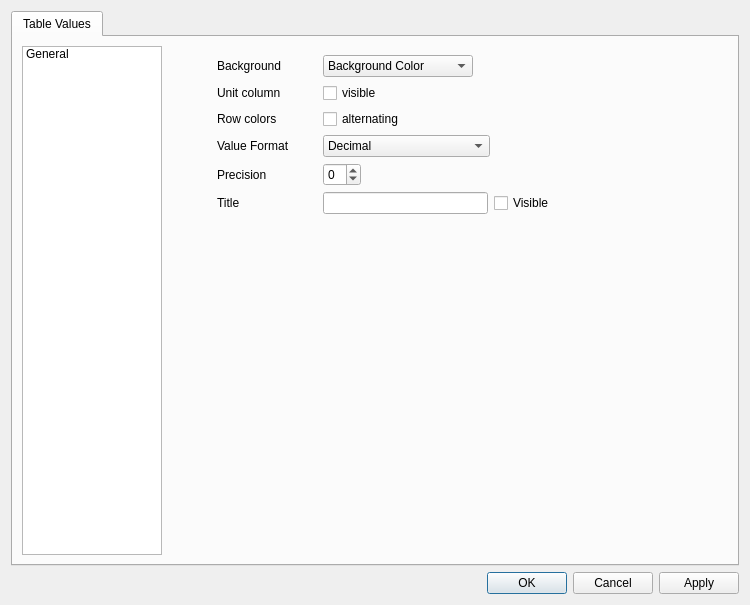
<?xml version="1.0" encoding="UTF-8"?>
<ui version="4.0">
 <class>thoht::TableValuesEditor</class>
 <widget class="QDialog" name="thoht::TableValuesEditor">
  <property name="geometry">
   <rect>
    <x>0</x>
    <y>0</y>
    <width>750</width>
    <height>605</height>
   </rect>
  </property>
  <property name="minimumSize">
   <size>
    <width>750</width>
    <height>550</height>
   </size>
  </property>
  <property name="windowTitle">
   <string>Table Values</string>
  </property>
  <layout class="QVBoxLayout" name="verticalLayout_2">
   <item>
    <widget class="QTabWidget" name="tabWidget">
     <property name="currentIndex">
      <number>0</number>
     </property>
     <widget class="QWidget" name="tab">
      <attribute name="title">
       <string>Table Values</string>
      </attribute>
      <layout class="QHBoxLayout" name="horizontalLayout_4">
       <item>
        <widget class="QListWidget" name="listWidget">
         <property name="minimumSize">
          <size>
           <width>140</width>
           <height>0</height>
          </size>
         </property>
         <property name="maximumSize">
          <size>
           <width>140</width>
           <height>16777215</height>
          </size>
         </property>
         <property name="editTriggers">
          <set>QAbstractItemView::NoEditTriggers</set>
         </property>
         <property name="currentRow">
          <number>-1</number>
         </property>
         <item>
          <property name="text">
           <string>General</string>
          </property>
         </item>
        </widget>
       </item>
       <item>
        <widget class="QStackedWidget" name="stackedWidget">
         <widget class="QWidget" name="page">
          <layout class="QVBoxLayout" name="verticalLayout">
           <item>
            <layout class="QHBoxLayout" name="horizontalLayout_9">
             <item>
              <spacer name="horizontalSpacer_4">
               <property name="orientation">
                <enum>Qt::Horizontal</enum>
               </property>
               <property name="sizeType">
                <enum>QSizePolicy::Fixed</enum>
               </property>
               <property name="sizeHint" stdset="0">
                <size>
                 <width>40</width>
                 <height>20</height>
                </size>
               </property>
              </spacer>
             </item>
             <item>
              <widget class="QLabel" name="label_8">
               <property name="minimumSize">
                <size>
                 <width>100</width>
                 <height>0</height>
                </size>
               </property>
               <property name="text">
                <string>Background</string>
               </property>
              </widget>
             </item>
             <item>
              <widget class="QComboBox" name="backgroundComboBox">
               <property name="minimumSize">
                <size>
                 <width>150</width>
                 <height>0</height>
                </size>
               </property>
               <item>
                <property name="text">
                 <string>Background Color</string>
                </property>
               </item>
               <item>
                <property name="text">
                 <string>Transparent</string>
                </property>
               </item>
              </widget>
             </item>
             <item>
              <spacer name="horizontalSpacer_6">
               <property name="orientation">
                <enum>Qt::Horizontal</enum>
               </property>
               <property name="sizeHint" stdset="0">
                <size>
                 <width>40</width>
                 <height>20</height>
                </size>
               </property>
              </spacer>
             </item>
            </layout>
           </item>
           <item>
            <layout class="QHBoxLayout" name="horizontalLayout">
             <property name="topMargin">
              <number>0</number>
             </property>
             <item>
              <spacer name="horizontalSpacer_2">
               <property name="orientation">
                <enum>Qt::Horizontal</enum>
               </property>
               <property name="sizeType">
                <enum>QSizePolicy::Fixed</enum>
               </property>
               <property name="sizeHint" stdset="0">
                <size>
                 <width>40</width>
                 <height>20</height>
                </size>
               </property>
              </spacer>
             </item>
             <item>
              <widget class="QLabel" name="label">
               <property name="minimumSize">
                <size>
                 <width>100</width>
                 <height>0</height>
                </size>
               </property>
               <property name="text">
                <string>Unit column</string>
               </property>
              </widget>
             </item>
             <item>
              <widget class="QCheckBox" name="unitVisibleCheckBox">
               <property name="text">
                <string>visible</string>
               </property>
              </widget>
             </item>
             <item>
              <spacer name="horizontalSpacer">
               <property name="orientation">
                <enum>Qt::Horizontal</enum>
               </property>
               <property name="sizeHint" stdset="0">
                <size>
                 <width>40</width>
                 <height>20</height>
                </size>
               </property>
              </spacer>
             </item>
            </layout>
           </item>
           <item>
            <layout class="QHBoxLayout" name="horizontalLayout_2">
             <property name="topMargin">
              <number>0</number>
             </property>
             <item>
              <spacer name="horizontalSpacer_5">
               <property name="orientation">
                <enum>Qt::Horizontal</enum>
               </property>
               <property name="sizeType">
                <enum>QSizePolicy::Fixed</enum>
               </property>
               <property name="sizeHint" stdset="0">
                <size>
                 <width>40</width>
                 <height>20</height>
                </size>
               </property>
              </spacer>
             </item>
             <item>
              <widget class="QLabel" name="label_2">
               <property name="minimumSize">
                <size>
                 <width>100</width>
                 <height>0</height>
                </size>
               </property>
               <property name="text">
                <string>Row colors</string>
               </property>
              </widget>
             </item>
             <item>
              <widget class="QCheckBox" name="alternatingRowColorsCheckBox">
               <property name="text">
                <string>alternating</string>
               </property>
              </widget>
             </item>
             <item>
              <spacer name="horizontalSpacer_3">
               <property name="orientation">
                <enum>Qt::Horizontal</enum>
               </property>
               <property name="sizeHint" stdset="0">
                <size>
                 <width>40</width>
                 <height>20</height>
                </size>
               </property>
              </spacer>
             </item>
            </layout>
           </item>
           <item>
            <layout class="QHBoxLayout" name="horizontalLayout_3">
             <property name="topMargin">
              <number>0</number>
             </property>
             <item>
              <spacer name="horizontalSpacer_8">
               <property name="orientation">
                <enum>Qt::Horizontal</enum>
               </property>
               <property name="sizeType">
                <enum>QSizePolicy::Fixed</enum>
               </property>
               <property name="sizeHint" stdset="0">
                <size>
                 <width>40</width>
                 <height>20</height>
                </size>
               </property>
              </spacer>
             </item>
             <item>
              <widget class="QLabel" name="label_3">
               <property name="minimumSize">
                <size>
                 <width>100</width>
                 <height>0</height>
                </size>
               </property>
               <property name="text">
                <string>Value Format</string>
               </property>
              </widget>
             </item>
             <item>
              <widget class="QComboBox" name="valueFormatComboBox">
               <property name="minimumSize">
                <size>
                 <width>150</width>
                 <height>0</height>
                </size>
               </property>
               <item>
                <property name="text">
                 <string>Decimal</string>
                </property>
               </item>
               <item>
                <property name="text">
                 <string>Hexadecimal 32bits</string>
                </property>
               </item>
               <item>
                <property name="text">
                 <string>Hexadecimal 16bits LSB</string>
                </property>
               </item>
               <item>
                <property name="text">
                 <string>Hexadecimal 16bits MSB</string>
                </property>
               </item>
               <item>
                <property name="text">
                 <string>Time from secs</string>
                </property>
               </item>
              </widget>
             </item>
             <item>
              <spacer name="horizontalSpacer_7">
               <property name="orientation">
                <enum>Qt::Horizontal</enum>
               </property>
               <property name="sizeHint" stdset="0">
                <size>
                 <width>40</width>
                 <height>20</height>
                </size>
               </property>
              </spacer>
             </item>
            </layout>
           </item>
           <item>
            <layout class="QHBoxLayout" name="horizontalLayout_5">
             <property name="topMargin">
              <number>0</number>
             </property>
             <item>
              <spacer name="horizontalSpacer_10">
               <property name="orientation">
                <enum>Qt::Horizontal</enum>
               </property>
               <property name="sizeType">
                <enum>QSizePolicy::Fixed</enum>
               </property>
               <property name="sizeHint" stdset="0">
                <size>
                 <width>40</width>
                 <height>20</height>
                </size>
               </property>
              </spacer>
             </item>
             <item>
              <widget class="QLabel" name="label_4">
               <property name="minimumSize">
                <size>
                 <width>100</width>
                 <height>0</height>
                </size>
               </property>
               <property name="text">
                <string>Precision</string>
               </property>
              </widget>
             </item>
             <item>
              <widget class="QSpinBox" name="precisionSpinBox">
               <property name="minimum">
                <number>-1</number>
               </property>
               <property name="maximum">
                <number>4</number>
               </property>
              </widget>
             </item>
             <item>
              <spacer name="horizontalSpacer_9">
               <property name="orientation">
                <enum>Qt::Horizontal</enum>
               </property>
               <property name="sizeHint" stdset="0">
                <size>
                 <width>40</width>
                 <height>20</height>
                </size>
               </property>
              </spacer>
             </item>
            </layout>
           </item>
           <item>
            <layout class="QHBoxLayout" name="horizontalLayout_6">
             <property name="topMargin">
              <number>0</number>
             </property>
             <item>
              <spacer name="horizontalSpacer_12">
               <property name="orientation">
                <enum>Qt::Horizontal</enum>
               </property>
               <property name="sizeType">
                <enum>QSizePolicy::Fixed</enum>
               </property>
               <property name="sizeHint" stdset="0">
                <size>
                 <width>40</width>
                 <height>20</height>
                </size>
               </property>
              </spacer>
             </item>
             <item>
              <widget class="QLabel" name="label_5">
               <property name="minimumSize">
                <size>
                 <width>100</width>
                 <height>0</height>
                </size>
               </property>
               <property name="text">
                <string>Title</string>
               </property>
              </widget>
             </item>
             <item>
              <widget class="QLineEdit" name="titleLineEdit">
               <property name="minimumSize">
                <size>
                 <width>150</width>
                 <height>0</height>
                </size>
               </property>
              </widget>
             </item>
             <item>
              <widget class="QCheckBox" name="titleVisibleCheckBox">
               <property name="text">
                <string>Visible</string>
               </property>
              </widget>
             </item>
             <item>
              <spacer name="horizontalSpacer_11">
               <property name="orientation">
                <enum>Qt::Horizontal</enum>
               </property>
               <property name="sizeHint" stdset="0">
                <size>
                 <width>40</width>
                 <height>20</height>
                </size>
               </property>
              </spacer>
             </item>
            </layout>
           </item>
           <item>
            <spacer name="verticalSpacer">
             <property name="orientation">
              <enum>Qt::Vertical</enum>
             </property>
             <property name="sizeHint" stdset="0">
              <size>
               <width>20</width>
               <height>40</height>
              </size>
             </property>
            </spacer>
           </item>
          </layout>
         </widget>
         <widget class="QWidget" name="page_2"/>
        </widget>
       </item>
      </layout>
     </widget>
    </widget>
   </item>
   <item>
    <widget class="QDialogButtonBox" name="buttonBox">
     <property name="orientation">
      <enum>Qt::Horizontal</enum>
     </property>
     <property name="standardButtons">
      <set>QDialogButtonBox::Apply|QDialogButtonBox::Cancel|QDialogButtonBox::Ok</set>
     </property>
    </widget>
   </item>
  </layout>
 </widget>
 <resources/>
 <connections>
  <connection>
   <sender>buttonBox</sender>
   <signal>accepted()</signal>
   <receiver>thoht::TableValuesEditor</receiver>
   <slot>accept()</slot>
   <hints>
    <hint type="sourcelabel">
     <x>248</x>
     <y>254</y>
    </hint>
    <hint type="destinationlabel">
     <x>157</x>
     <y>274</y>
    </hint>
   </hints>
  </connection>
  <connection>
   <sender>buttonBox</sender>
   <signal>rejected()</signal>
   <receiver>thoht::TableValuesEditor</receiver>
   <slot>reject()</slot>
   <hints>
    <hint type="sourcelabel">
     <x>316</x>
     <y>260</y>
    </hint>
    <hint type="destinationlabel">
     <x>286</x>
     <y>274</y>
    </hint>
   </hints>
  </connection>
 </connections>
</ui>
